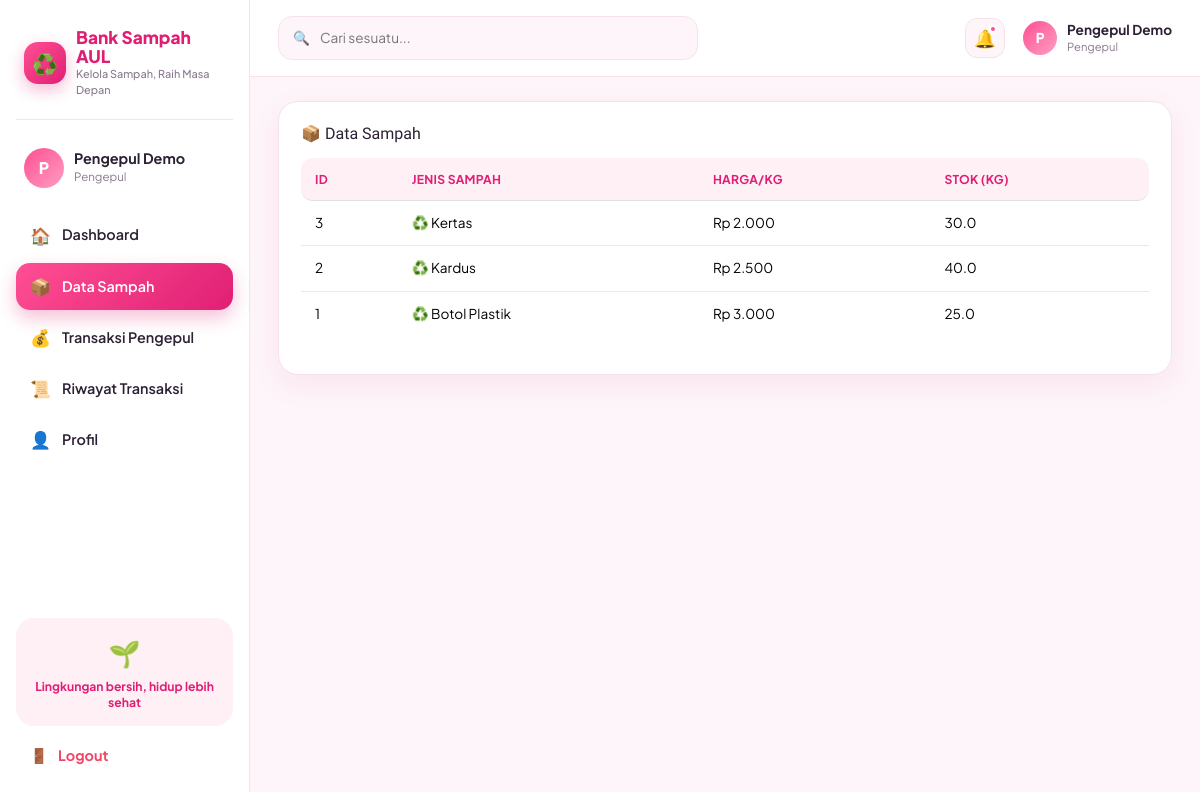
/pengepul/sampah.php (signed in), run on the app's committed database.
### tables this page shows
CREATE TABLE sampah (
    id_sampah INT AUTO_INCREMENT PRIMARY KEY,
    jenis_sampah VARCHAR(100) NOT NULL,
    harga_per_kg DECIMAL(12,2) NOT NULL DEFAULT 0,
    stok_kg DECIMAL(10,2) NOT NULL DEFAULT 0
);

### auth.php (called while the page is built, shortened)
<?php
function rupiah($angka) {
    return "Rp " . number_format((float)$angka, 0, ',', '.');
}
?>

### pengepul/sampah.php (the view, shortened to what this page needs)
<?php
require "../auth.php"; wajib_role("pengepul"); require "../config.php";
$data = mysqli_query($koneksi, "SELECT * FROM sampah ORDER BY id_sampah DESC");
require "../includes/header.php";
?>
<div class="card-soft">
  <div class="card-title"><h3>📦 Data Sampah</h3></div>
  <div class="table-responsive">
    <table class="table">
      <thead><tr><th>ID</th><th>Jenis Sampah</th><th>Harga/Kg</th><th>Stok (kg)</th></tr></thead>
      <tbody>
      <?php if (mysqli_num_rows($data) === 0): ?>
        <tr><td colspan="4" class="empty">Belum ada data sampah.</td></tr>
      <?php else: while ($r = mysqli_fetch_assoc($data)): ?>
        <tr>
          <td><?= $r['id_sampah'] ?></td>
          <td>♻️ <?= htmlspecialchars($r['jenis_sampah']) ?></td>
          <td><?= rupiah($r['harga_per_kg']) ?></td>
          <td><?= number_format((float)$r['stok_kg'],1) ?></td>
        </tr>
      <?php endwhile; endif; ?>
      </tbody>
    </table>
  </div>
</div>
<?php require "../includes/footer.php"; ?>

### assets/css/style.css (style rules this page uses)
:root { --pink:#ff4f93; --pink-dark:#e01f74; --pink-light:#ffe3ef; --pink-soft:#fff0f6; --purple:#8b5cf6; --purple-light:#efe6ff; --blue:#2f8fff; --blue-light:#e4f0ff; --orange:#ff9f43; --orange-light:#fff1df; --teal:#12b3a8; --teal-light:#dcf7f4; --green:#22c55e; --green-light:#e2f9e9; --red:#f14668; --red-light:#fde3e9; --ink:#2c2033; --ink-soft:#8a7a8f; --bg:#fdf5f9; --card:#ffffff; --border:#f6e2ec; --radius:20px; --shadow:0 10px 30px rgba(224,31,116,.08); }
* { box-sizing:border-box }
html,body { height:100% }
body { margin:0; font-family:'Plus Jakarta Sans',sans-serif; background:var(--bg); color:var(--ink); -webkit-font-smoothing:antialiased; }
h1,h2,h3,h4,h5,.brand { font-family:'Baloo 2',cursive }
.card-soft { background:var(--card);border-radius:var(--radius);padding:22px;box-shadow:var(--shadow);border:1px solid var(--border) }
.card-title { display:flex;align-items:center;justify-content:between;gap:10px;margin-bottom:14px }
.card-title h3 { font-size:1rem;margin:0;color:var(--ink) }
.table { width:100%;border-collapse:separate;border-spacing:0;font-size:.85rem }
.table thead th { background:var(--pink-soft);color:var(--pink-dark);text-align:left;padding:12px 14px;font-weight:700;font-size:.76rem;text-transform:uppercase;letter-spacing:.02em }
.table thead th:first-child { border-radius:12px 0 0 12px }
.table thead th:last-child { border-radius:0 12px 12px 0 }
.table tbody td { padding:12px 14px;border-bottom:1px solid var(--border);vertical-align:middle }
.table tbody tr:last-child td { border-bottom:0 }
.table-responsive { overflow-x:auto }

### data on the page
sampah: id_sampah "3", jenis_sampah "Kertas", harga_per_kg "Rp 2.000", stok_kg "30.0"
sampah: id_sampah "2", jenis_sampah "Kardus", harga_per_kg "Rp 2.500", stok_kg "40.0"
sampah: id_sampah "1", jenis_sampah "Botol Plastik", harga_per_kg "Rp 3.000", stok_kg "25.0"

### other printed values
$inisial "P"
$nama "Pengepul Demo"
$roleLabel "Pengepul"
$m['icon'] "🏠"
$m['label'] "Dashboard"
$m['icon'] "📦"
$m['label'] "Data Sampah"
$m['icon'] "💰"
$m['label'] "Transaksi Pengepul"
$m['icon'] "📜"
$m['label'] "Riwayat Transaksi"
$m['icon'] "👤"
$m['label'] "Profil"
